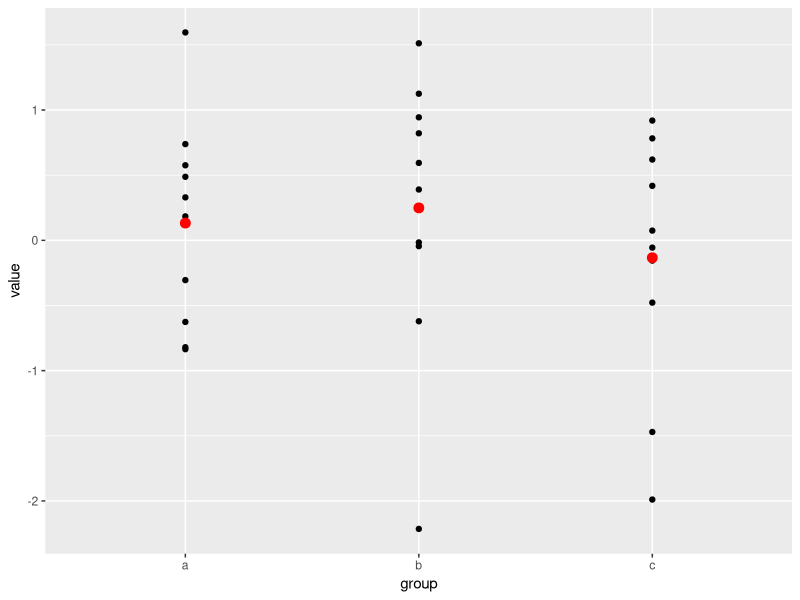
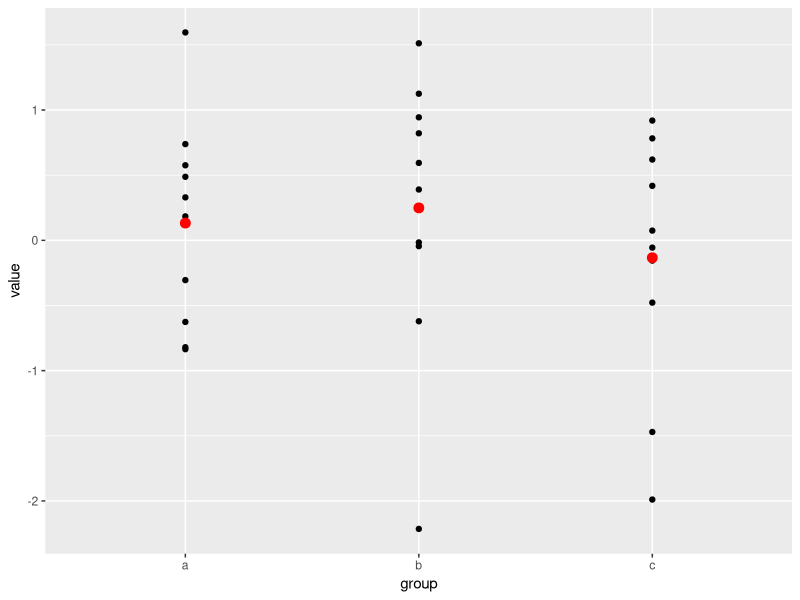

The R source for these figures, in order:
## ---- chunk 1
1 + 1
## ---- chunk 2
#| label: fig-plot2
#| fig-cap: "a ggplot figure"

library(ggplot2)
set.seed(1)

sample_df <- data.frame(
  group = factor(rep(letters[1:3], each = 10)),
  value = rnorm(30)
)

group_means_df <- setNames(
  aggregate(value ~ group, sample_df, mean),
  c("group", "group_mean")
)

ggplot(data = sample_df, mapping = aes(x = group, y = value)) +
  geom_point() +
  geom_point(
    mapping = aes(y = group_mean), data = group_means_df,
    colour = 'red', size = 3
  )

## ---- chunk 3
#| label: fig-plot3
#| fig-cap: "another ggplot figure"
#| fig-height: 3

library(ggplot2)
set.seed(1)

sample_df <- data.frame(
  group = factor(rep(letters[1:3], each = 10)),
  value = rnorm(30)
)

group_means_df <- setNames(
  aggregate(value ~ group, sample_df, mean),
  c("group", "group_mean")
)

plot1 = 
  ggplot(data = sample_df, mapping = aes(x = group, y = value)) +
  geom_point() +
  geom_point(
    mapping = aes(y = group_mean), data = group_means_df,
    colour = 'red', size = 3
  )

print(plot1)
